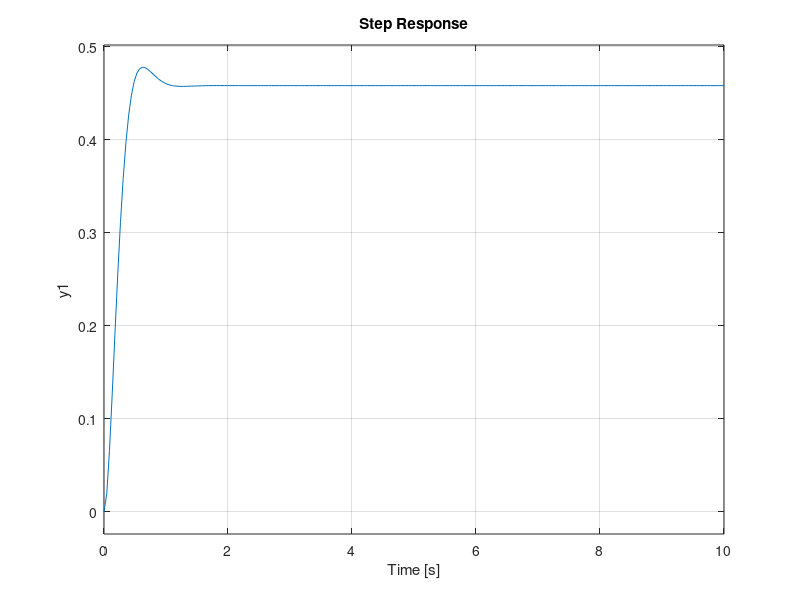

Source code (MATLAB):
Ts=0.05;
G1=0.02;
G2=180/pi;
G=G1*G2;
A=[0 1;0 -1/Ts];
B=[0;G/Ts];
C=[1 0];
D=0;
sys_motor=ss(A,B,C,D);
Ps=[-5+5j;-5-5j];
K=acker(A,B,Ps);
eig(A-B*K);
sys_motor_SF=ss(A-B*K,B,C,D);
step(sys_motor_SF,10)
V=[-0.5,-10];
L=(acker(A',C',V))'

